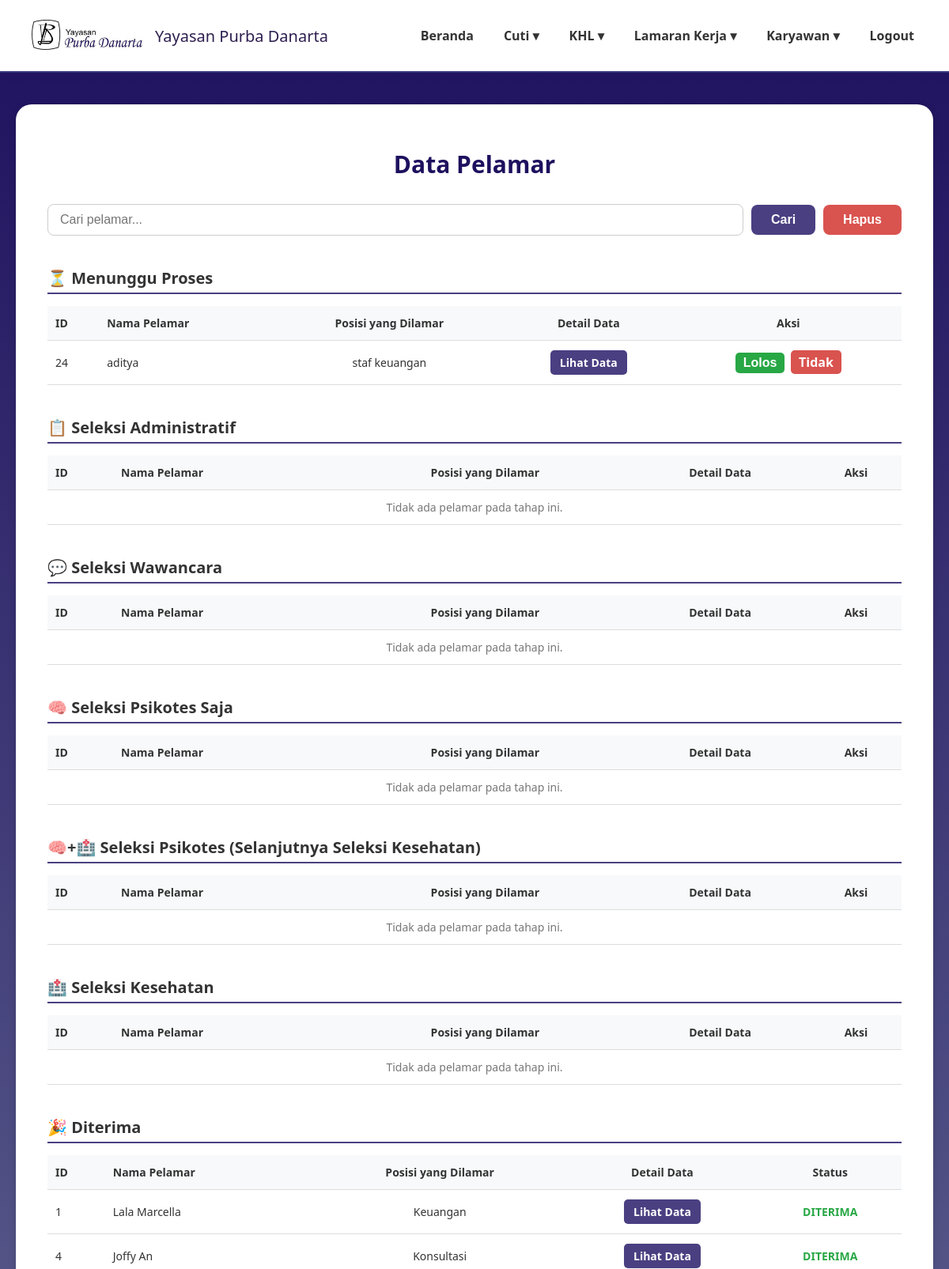
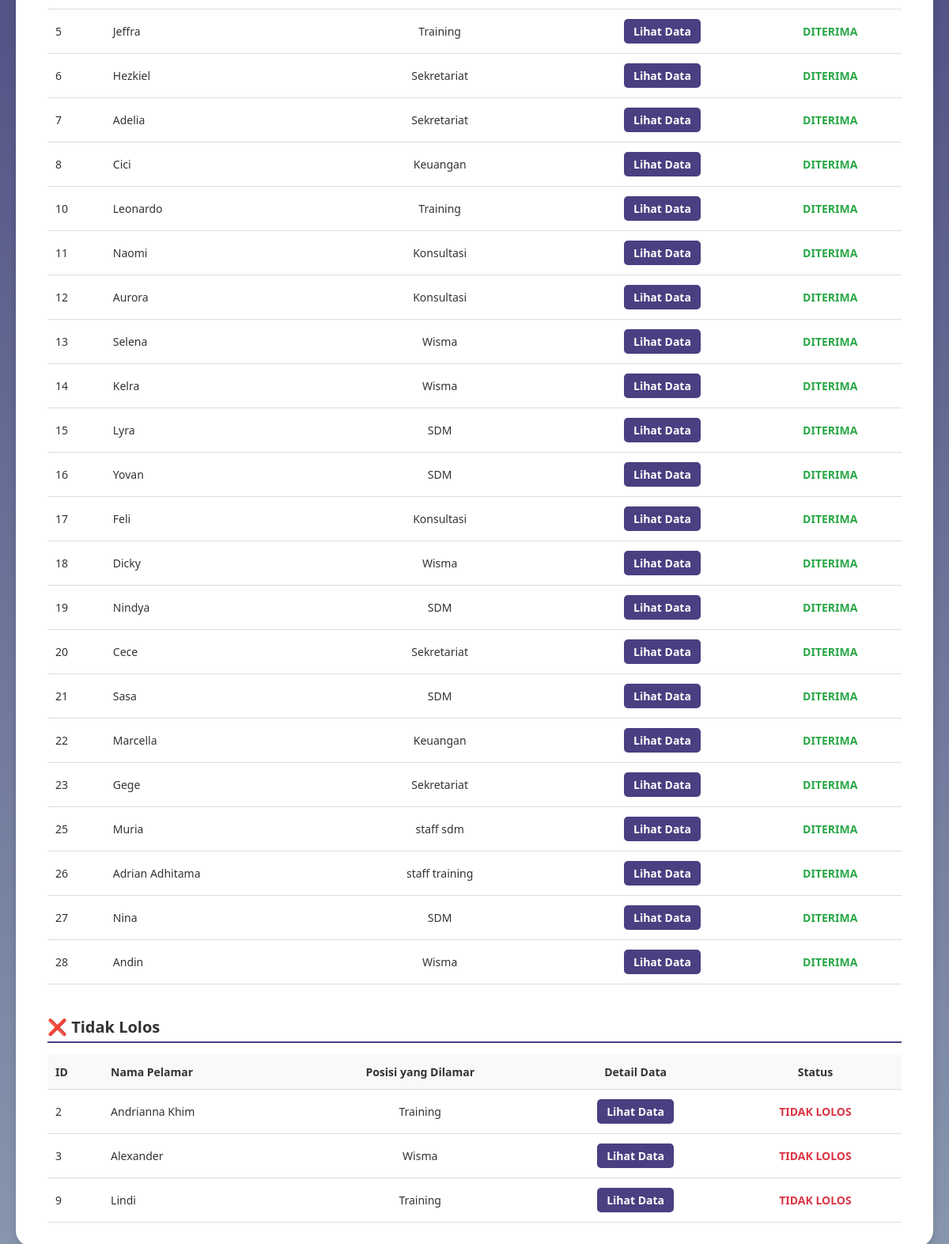
The page /administrasi_pelamar.php on the database its author committed (2 pictures, top to bottom).
### tables this page shows
CREATE TABLE `data_pelamar` (
  `id` int(11) NOT NULL,
  `user_id` int(11) NOT NULL,
  `nama_lengkap` varchar(100) DEFAULT NULL,
  `posisi_dilamar` varchar(100) DEFAULT NULL,
  `jenis_kelamin` varchar(20) DEFAULT NULL,
  `tempat_lahir` varchar(100) DEFAULT NULL,
  `tanggal_lahir` date DEFAULT NULL,
  `nik` varchar(50) DEFAULT NULL,
  `alamat_rumah` text DEFAULT NULL,
  `alamat_domisili` text DEFAULT NULL,
  `no_telp` varchar(20) DEFAULT NULL,
  `email` varchar(100) DEFAULT NULL,
  `agama` varchar(50) DEFAULT NULL,
  `kontak_darurat` varchar(50) DEFAULT NULL,
  `pendidikan_terakhir` varchar(50) DEFAULT NULL,
  `surat_lamaran` varchar(255) DEFAULT NULL,
  `cv` varchar(255) DEFAULT NULL,
  `photo_formal` varchar(255) DEFAULT NULL,
  `ijazah_transkrip` varchar(255) DEFAULT NULL,
  `berkas_pendukung` varchar(255) DEFAULT NULL,
  `ktp` varchar(255) DEFAULT NULL,
  `status` varchar(50) DEFAULT 'Menunggu Proses',
  `status_seleksi` varchar(100) DEFAULT 'Proses seleksi sedang berlangsung',
  `pengumuman` text DEFAULT 'Belum ada pengumuman saat ini.',
  `created_at` timestamp NOT NULL DEFAULT current_timestamp()
);

### administrasi_pelamar.php (the view, shortened to what this page needs)
<?php
require 'config.php';
$search_keyword = '';
function getApplicantsByStatus($conn, $status, $search_keyword = '') {
    if (!empty($search_keyword)) {
        $sql = "SELECT id, nama_lengkap, posisi_dilamar, no_telp, email, status
                FROM data_pelamar
                WHERE status = ? AND (nama_lengkap LIKE ? OR posisi_dilamar LIKE ?)";
        $stmt = $conn->prepare($sql);
        $search_term = "%$search_keyword%";
        $stmt->bind_param("sss", $status, $search_term, $search_term);
    } else {
        $sql = "SELECT id, nama_lengkap, posisi_dilamar, no_telp, email, status
                FROM data_pelamar
                WHERE status = ?";
        $stmt = $conn->prepare($sql);
        $stmt->bind_param("s", $status);
    }
    $stmt->execute();
    return $stmt->get_result();
}
$pelamarMenunggu = getApplicantsByStatus($conn, 'Menunggu Proses', $search_keyword);
$pelamarAdministrasi = getApplicantsByStatus($conn, 'Seleksi Administratif', $search_keyword);
$pelamarWawancara = getApplicantsByStatus($conn, 'Seleksi Wawancara', $search_keyword);
$pelamarPsikotes = getApplicantsByStatus($conn, 'Seleksi Psikotes', $search_keyword);
$pelamarKesehatan = getApplicantsByStatus($conn, 'Seleksi Kesehatan', $search_keyword);
$pelamarPsikotesKesehatan = getApplicantsByStatus($conn, 'Seleksi Psikotes & Kesehatan', $search_keyword);
$pelamarDiterima = getApplicantsByStatus($conn, 'Diterima', $search_keyword);
$pelamarTidakLolos = getApplicantsByStatus($conn, 'Tidak Lolos', $search_keyword);
?>
<!DOCTYPE html>
<html lang="id">
<head>
</head>
<body>
<header>
    <div class="logo">
    <img src="image/namayayasan.png" alt="Logo Yayasan">
    <span>Yayasan Purba Danarta</span>
  </div>
    <nav>
        <ul>
        <li><a href="dashboardadmin.php">Beranda</a></li>
        <li><a href="#">Cuti ▾</a>
        </li>
        <li><a href="#">KHL ▾</a>
        </li>
        <li><a href="#">Lamaran Kerja ▾</a>
        </li>
        <li><a href="#">Karyawan ▾</a>
        </li>
          <ul>
                <li><a href="logout2.php">Logout</a></li>
            </ul>
        </ul>
    </nav>
</header>
<main>
    <div class="card">
        <h2 class="page-title">Data Pelamar</h2>
        <div class="action-bar">
            <form method="GET" action="" style="display: flex; gap: 10px; flex-grow: 1; align-items: center;">
                <input type="search" name="search" placeholder="Cari pelamar..."
                    value="<?= isset($_GET['search']) ? htmlspecialchars($_GET['search']) : '' ?>"
                    style="flex-grow: 1; padding: 10px 15px; border: 1px solid #ccc; border-radius: 8px; font-size: 16px;">
                <button type="submit" class="btn-cari">Cari</button>
            </form>
            <button class="btn-hapus">Hapus</button>
        </div>
        <h3 class="section-title">⏳ Menunggu Proses</h3>
        <table class="data-table">
            <thead>
                <tr>
                    <th class="text-left">ID</th>
                    <th class="text-left">Nama Pelamar</th>
                    <th>Posisi yang Dilamar</th>
                    <th>Detail Data</th>
                    <th>Aksi</th>
                </tr>
            </thead>
            <tbody>
                <?php if ($pelamarMenunggu->num_rows > 0): ?>
                    <?php while($row = $pelamarMenunggu->fetch_assoc()): ?>
                    <tr>
                        <td class="text-left"><?= $row['id'] ?></td>
                        <td class="text-left"><?= htmlspecialchars($row['nama_lengkap']) ?></td>
                        <td><?= htmlspecialchars($row['posisi_dilamar']) ?></td>
                        <td><a href="detail_pelamar.php?id=<?= $row['id'] ?>" class="btn-aksi btn-lihat">Lihat Data</a></td>
                        <td>
                            <button onclick="bukaModal('<?= $row['id'] ?>', '<?= $row['status'] ?>', '<?= htmlspecialchars(addslashes($row['nama_lengkap'])) ?>')" class="btn-aksi btn-lolos">Lolos</button>
                            <a href="?action=tidak&id=<?= $row['id'] ?>&current_status=<?= $row['status'] ?>" class="btn-aksi btn-tidak">Tidak</a>
                        </td>
                    </tr>
                    <?php endwhile; ?>
                <?php else: ?>
                    <tr><td colspan="5" class="no-data">Tidak ada pelamar pada tahap ini.</td></tr>
                <?php endif; ?>
            </tbody>
        </table>
        <h3 class="section-title">📋 Seleksi Administratif</h3>
        <table class="data-table">
            <thead>
                <tr>
                    <th class="text-left">ID</th>
                    <th class="text-left">Nama Pelamar</th>
                    <th>Posisi yang Dilamar</th>
                    <th>Detail Data</th>
                    <th>Aksi</th>
                </tr>
            </thead>
            <tbody>
                <?php if ($pelamarAdministrasi->num_rows > 0): ?>
                    <?php while($row = $pelamarAdministrasi->fetch_assoc()): ?>
                    <tr>
                        <td class="text-left"><?= $row['id'] ?></td>
                        <td class="text-left"><?= htmlspecialchars($row['nama_lengkap']) ?></td>
                        <td><?= htmlspecialchars($row['posisi_dilamar']) ?></td>
                        <td><a href="detail_pelamar.php?id=<?= $row['id'] ?>" class="btn-aksi btn-lihat">Lihat Data</a></td>
                        <td>
                            <button onclick="bukaModal('<?= $row['id'] ?>', '<?= $row['status'] ?>', '<?= htmlspecialchars(addslashes($row['nama_lengkap'])) ?>')" class="btn-aksi btn-lolos">Lolos</button>
                            <a href="?action=tidak&id=<?= $row['id'] ?>&current_status=<?= $row['status'] ?>" class="btn-aksi btn-tidak">Tidak</a>
                        </td>
                    </tr>
                    <?php endwhile; ?>
                <?php else: ?>
                    <tr><td colspan="5" class="no-data">Tidak ada pelamar pada tahap ini.</td></tr>
                <?php endif; ?>
            </tbody>
        </table>
        <h3 class="section-title">💬 Seleksi Wawancara</h3>
        <table class="data-table">
            <thead>
                <tr>
                    <th class="text-left">ID</th>
                    <th class="text-left">Nama Pelamar</th>
                    <th>Posisi yang Dilamar</th>
                    <th>Detail Data</th>
                    <th>Aksi</th>
                </tr>
            </thead>
            <tbody>
                <?php if ($pelamarWawancara->num_rows > 0): ?>
                    <?php while($row = $pelamarWawancara->fetch_assoc()): ?>
                    <tr>
                        <td class="text-left"><?= $row['id'] ?></td>
                        <td class="text-left"><?= htmlspecialchars($row['nama_lengkap']) ?></td>
                        <td><?= htmlspecialchars($row['posisi_dilamar']) ?></td>
                        <td><a href="detail_pelamar.php?id=<?= $row['id'] ?>" class="btn-aksi btn-lihat">Lihat Data</a></td>
                        <td>
                            <button onclick="bukaModal('<?= $row['id'] ?>', '<?= $row['status'] ?>', '<?= htmlspecialchars(addslashes($row['nama_lengkap'])) ?>')" class="btn-aksi btn-lolos">Lolos</button>
                            <a href="?action=tidak&id=<?= $row['id'] ?>&current_status=<?= $row['status'] ?>" class="btn-aksi btn-tidak">Tidak</a>
                        </td>
                    </tr>
                    <?php endwhile; ?>
                <?php else: ?>
                    <tr><td colspan="5" class="no-data">Tidak ada pelamar pada tahap ini.</td></tr>
                <?php endif; ?>
            </tbody>
        </table>
        <h3 class="section-title">🧠 Seleksi Psikotes Saja</h3>
        <table class="data-table">
            <thead>
                <tr>
                    <th class="text-left">ID</th>
                    <th class="text-left">Nama Pelamar</th>
                    <th>Posisi yang Dilamar</th>
                    <th>Detail Data</th>
                    <th>Aksi</th>
                </tr>
            </thead>
            <tbody>
                 <?php if ($pelamarPsikotes->num_rows > 0): ?>
                    <?php while($row = $pelamarPsikotes->fetch_assoc()): ?>
                    <tr>
                        <td class="text-left"><?= $row['id'] ?></td>
                        <td class="text-left"><?= htmlspecialchars($row['nama_lengkap']) ?></td>
                        <td><?= htmlspecialchars($row['posisi_dilamar']) ?></td>
                        <td><a href="detail_pelamar.php?id=<?= $row['id'] ?>" class="btn-aksi btn-lihat">Lihat Data</a></td>
                        <td>
                            <button onclick="bukaModal('<?= $row['id'] ?>', '<?= $row['status'] ?>', '<?= htmlspecialchars(addslashes($row['nama_lengkap'])) ?>')" class="btn-aksi btn-lolos">Lolos</button>
                            <a href="?action=tidak&id=<?= $row['id'] ?>&current_status=<?= $row['status'] ?>" class="btn-aksi btn-tidak">Tidak</a>
                        </td>
                    </tr>
                    <?php endwhile; ?>
                <?php else: ?>
                    <tr><td colspan="5" class="no-data">Tidak ada pelamar pada tahap ini.</td></tr>
                <?php endif; ?>
            </tbody>
        </table>
        <h3 class="section-title">🧠+🏥 Seleksi Psikotes (Selanjutnya Seleksi Kesehatan)</h3>
        <table class="data-table">
            <thead>
                <tr>
                    <th class="text-left">ID</th>
                    <th class="text-left">Nama Pelamar</th>
                    <th>Posisi yang Dilamar</th>
                    <th>Detail Data</th>
                    <th>Aksi</th>
                </tr>
            </thead>
            <tbody>
                <?php if ($pelamarPsikotesKesehatan->num_rows > 0): ?>
                    <?php while($row = $pelamarPsikotesKesehatan->fetch_assoc()): ?>
                    <tr>
                        <td class="text-left"><?= $row['id'] ?></td>
                        <td class="text-left"><?= htmlspecialchars($row['nama_lengkap']) ?></td>
                        <td><?= htmlspecialchars($row['posisi_dilamar']) ?></td>
                        <td><a href="detail_pelamar.php?id=<?= $row['id'] ?>" class="btn-aksi btn-lihat">Lihat Data</a></td>
                        <td>
                             <button onclick="bukaModal('<?= $row['id'] ?>', '<?= $row['status'] ?>', '<?= htmlspecialchars(addslashes($row['nama_lengkap'])) ?>')" class="btn-aksi btn-lolos">Lolos</button>
                            <a href="?action=tidak&id=<?= $row['id'] ?>&current_status=<?= $row['status'] ?>" class="btn-aksi btn-tidak">Tidak</a>
                        </td>
                    </tr>
                    <?php endwhile; ?>
                <?php else: ?>
                    <tr><td colspan="5" class="no-data">Tidak ada pelamar pada tahap ini.</td></tr>
                <?php endif; ?>
            </tbody>
        </table>
        <h3 class="section-title">🏥 Seleksi Kesehatan</h3>
        <table class="data-table">
            <thead>
                <tr>
                    <th class="text-left">ID</th>
                    <th class="text-left">Nama Pelamar</th>
                    <th>Posisi yang Dilamar</th>
                    <th>Detail Data</th>
                    <th>Aksi</th>
                </tr>
            </thead>
            <tbody>
                 <?php if ($pelamarKesehatan->num_rows > 0): ?>
                    <?php while($row = $pelamarKesehatan->fetch_assoc()): ?>
                    <tr>
                        <td class="text-left"><?= $row['id'] ?></td>
                        <td class="text-left"><?= htmlspecialchars($row['nama_lengkap']) ?></td>
                        <td><?= htmlspecialchars($row['posisi_dilamar']) ?></td>
                        <td><a href="detail_pelamar.php?id=<?= $row['id'] ?>" class="btn-aksi btn-lihat">Lihat Data</a></td>
                        <td>
                            <button onclick="bukaModal('<?= $row['id'] ?>', '<?= $row['status'] ?>', '<?= htmlspecialchars(addslashes($row['nama_lengkap'])) ?>')" class="btn-aksi btn-lolos">Lolos</button>
                            <a href="?action=tidak&id=<?= $row['id'] ?>&current_status=<?= $row['status'] ?>" class="btn-aksi btn-tidak">Tidak</a>
                        </td>
                    </tr>
                    <?php endwhile; ?>
                <?php else: ?>
                    <tr><td colspan="5" class="no-data">Tidak ada pelamar pada tahap ini.</td></tr>
                <?php endif; ?>
            </tbody>
        </table>
        <h3 class="section-title">🎉 Diterima</h3>
        <table class="data-table">
            <thead>
                <tr>
                    <th class="text-left">ID</th>
                    <th class="text-left">Nama Pelamar</th>
                    <th>Posisi yang Dilamar</th>
                    <th>Detail Data</th>
                    <th>Status</th>
                </tr>
            </thead>
            <tbody>
                 <?php if ($pelamarDiterima->num_rows > 0): ?>
                    <?php while($row = $pelamarDiterima->fetch_assoc()): ?>
                    <tr>
                        <td class="text-left"><?= $row['id'] ?></td>
                        <td class="text-left"><?= htmlspecialchars($row['nama_lengkap']) ?></td>
                        <td><?= htmlspecialchars($row['posisi_dilamar']) ?></td>
                        <td><a href="detail_pelamar.php?id=<?= $row['id'] ?>" class="btn-aksi btn-lihat">Lihat Data</a></td>
                        <td><span style="color: #28a745; font-weight: bold;">DITERIMA</span></td>
                    </tr>
                    <?php endwhile; ?>
                <?php else: ?>
                    <tr><td colspan="5" class="no-data">Tidak ada pelamar yang diterima.</td></tr>
                <?php endif; ?>
            </tbody>
        </table>
        <h3 class="section-title">❌ Tidak Lolos</h3>
        <table class="data-table">
            <thead>
                <tr>
                    <th class="text-left">ID</th>
                    <th class="text-left">Nama Pelamar</th>
                    <th>Posisi yang Dilamar</th>
                    <th>Detail Data</th>
                    <th>Status</th>
                </tr>
            </thead>
            <tbody>
                 <?php if ($pelamarTidakLolos->num_rows > 0): ?>
                    <?php while($row = $pelamarTidakLolos->fetch_assoc()): ?>
                    <tr>
                        <td class="text-left"><?= $row['id'] ?></td>
                        <td class="text-left"><?= htmlspecialchars($row['nama_lengkap']) ?></td>
                        <td><?= htmlspecialchars($row['posisi_dilamar']) ?></td>
                        <td><a href="detail_pelamar.php?id=<?= $row['id'] ?>" class="btn-aksi btn-lihat">Lihat Data</a></td>
                        <td><span style="color: #dc3545; font-weight: bold;">TIDAK LOLOS</span></td>
                    </tr>
                    <?php endwhile; ?>
                <?php else: ?>
                    <tr><td colspan="5" class="no-data">Tidak ada pelamar yang tidak lolos.</td></tr>
                <?php endif; ?>
            </tbody>
        </table>
    </div>
</main>
</body>
</html>

### rows shown on the page
data_pelamar: id "24", nama_lengkap "aditya", posisi_dilamar "staf keuangan"
data_pelamar: id "1", nama_lengkap "Lala Marcella", posisi_dilamar "Keuangan"
data_pelamar: id "4", nama_lengkap "Joffy An", posisi_dilamar "Konsultasi"
data_pelamar: id "5", nama_lengkap "Jeffra", posisi_dilamar "Training"
data_pelamar: id "6", nama_lengkap "Hezkiel", posisi_dilamar "Sekretariat"
data_pelamar: id "7", nama_lengkap "Adelia", posisi_dilamar "Sekretariat"
data_pelamar: id "8", nama_lengkap "Cici", posisi_dilamar "Keuangan"
data_pelamar: id "10", nama_lengkap "Leonardo", posisi_dilamar "Training"
data_pelamar: id "11", nama_lengkap "Naomi", posisi_dilamar "Konsultasi"
data_pelamar: id "12", nama_lengkap "Aurora", posisi_dilamar "Konsultasi"
data_pelamar: id "13", nama_lengkap "Selena", posisi_dilamar "Wisma"
data_pelamar: id "14", nama_lengkap "Kelra", posisi_dilamar "Wisma"
data_pelamar: id "15", nama_lengkap "Lyra", posisi_dilamar "SDM"
data_pelamar: id "16", nama_lengkap "Yovan", posisi_dilamar "SDM"
data_pelamar: id "17", nama_lengkap "Feli", posisi_dilamar "Konsultasi"
data_pelamar: id "18", nama_lengkap "Dicky", posisi_dilamar "Wisma"
data_pelamar: id "19", nama_lengkap "Nindya", posisi_dilamar "SDM"
data_pelamar: id "20", nama_lengkap "Cece", posisi_dilamar "Sekretariat"
data_pelamar: id "21", nama_lengkap "Sasa", posisi_dilamar "SDM"
data_pelamar: id "22", nama_lengkap "Marcella", posisi_dilamar "Keuangan"
data_pelamar: id "23", nama_lengkap "Gege", posisi_dilamar "Sekretariat"
data_pelamar: id "25", nama_lengkap "Muria", posisi_dilamar "staff sdm"
data_pelamar: id "26", nama_lengkap "Adrian Adhitama", posisi_dilamar "staff training"
data_pelamar: id "27", nama_lengkap "Nina", posisi_dilamar "SDM"
data_pelamar: id "28", nama_lengkap "Andin", posisi_dilamar "Wisma"
data_pelamar: id "2", nama_lengkap "Andrianna Khim", posisi_dilamar "Training"
data_pelamar: id "3", nama_lengkap "Alexander", posisi_dilamar "Wisma"
data_pelamar: id "9", nama_lengkap "Lindi", posisi_dilamar "Training"
